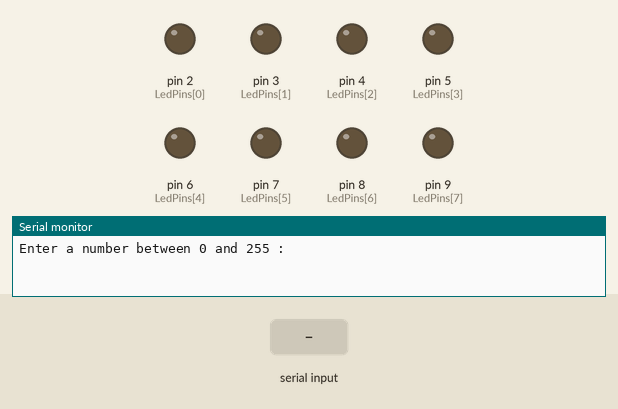
This sketch was run on a simulated Arduino Uno, built with avr-gcc and run on an emulated ATmega328P. Shown: output pins drawn as LEDs (lit = HIGH), the last lines printed to the serial monitor. The test bench sets the inputs (shaded band).

Above: at 1.2 s.
1.3 s: "1\n" received over Serial
At 6.7 s:
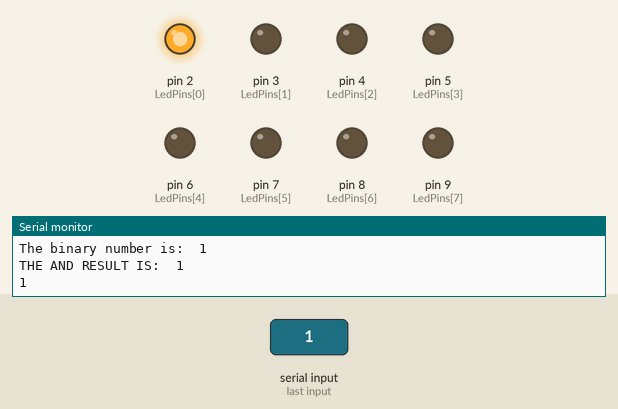
At 14.4 s:
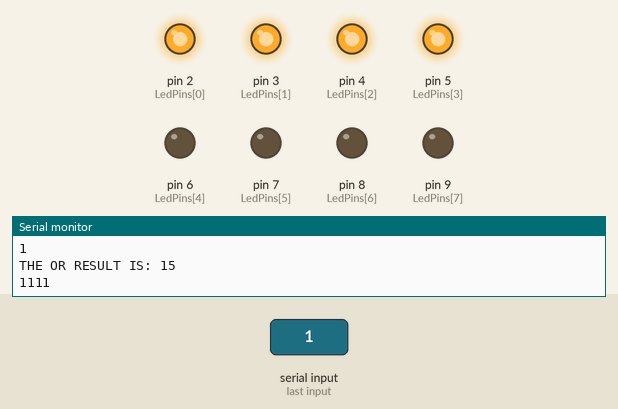
Timing chart, 0 to 21.8 s (numbered marks = the images above; inputs shaded):
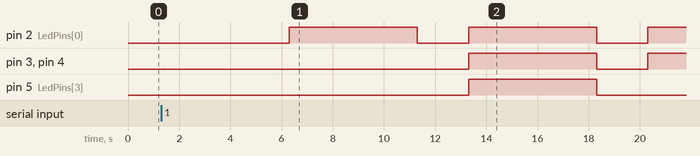

The sketch:

BINARY_OUTPUT_LEDS.ino
```cpp
const int LedPins[]={2,3,4,5,6,7,8,9};
byte led=0b00001111;

void setup() {
  // put your setup code here, to run once:
Serial.begin(9600);
int i;
for (i=0;i<=7;i++)
{
  pinMode(LedPins[i],OUTPUT);
}
Serial.println("Enter a number between 0 and 255 : ");
}

void loop() {
  // put your main code here, to run repeatedly:

if(Serial.available())
{
  int Val=Serial.parseInt();


  if (Val>255)
  {
    Serial.print("Not possible");
    Serial.print("Please try again");
    Serial.print("\n");
    Serial.println("Enter a number between 0 and 255:  ");
    return;
  }
  Serial.print("The decimal number is: ");
  Serial.println(Val);
  Serial.print("\n\n");
  Serial.print("The binary number is:  ");
  Serial.println(Val,BIN);
  Serial.print("\n\n");
  delay(5000);

  Serial.print("THE AND RESULT IS:  ");
  byte r1=(led & Val);
  Serial.println(r1);
  char c1[8];
  itoa(r1,c1,2);
  Serial.println(c1);
  int a;
  for(a==0;a<strlen(c1);a++)
  {
    if(c1[a]=='1')
    {
      digitalWrite(LedPins[a],HIGH);
    }
    else if(c1[a]=='0')
    {
      digitalWrite(LedPins[a],LOW);
    }
  }
  delay(5000);
  int b;
  for (b==0;b<=7;b++)
  {
    digitalWrite(LedPins[b],LOW);
  }
  delay(2000);
  Serial.print("\n\n");


  Serial.print("THE OR RESULT IS: ");
  byte r2=(led | Val);
  Serial.println(r2);
  char c2[8];
  itoa(r2,c2,2);
  Serial.println(c2);
  int c;
  for(c==0;c<strlen(c2);c++)
  {
    if(c2[c]=='1')
    {
      digitalWrite(LedPins[c],HIGH);
    }
    else if(c2[c]=='0')
    {
      digitalWrite(LedPins[c],LOW);
    }

  }
  delay(5000);
  int d;
  for (d==0;d<=7;d++)
  {
    digitalWrite(LedPins[d],LOW);
  }
  delay(2000);
  Serial.print("\n\n");


  Serial.print("THE XOR RESULT IS: ");
  byte r3=(led ^ Val);
  Serial.println(r3);
  char c3[8];
  itoa(r3,c3,2);
  Serial.println(c3);
  int e;
  for(e==0;e<strlen(c3);e++)
  {
    if (c3[e]=='1')
    {
      digitalWrite(LedPins[e],HIGH);
    }
    else if(c3[e]=='0')
    {
      digitalWrite(LedPins[e],LOW);
    }
  }
  delay(5000);
  int f;
  for (f==0;f<=7;f++)
  {
    digitalWrite(LedPins[f],LOW);
  }
  delay(2000);
  Serial.print("\n\n");

  Serial.print("ONE CYCLE IS FINISHED!!!");

}
}
```

Measured:
- after the input at 1.3 s, pin 2 (LedPins[0]): alternates HIGH for 5.0 s and LOW for 2.0 s, starting after 5.0 s; pin 3 (LedPins[1]), pin 4 (LedPins[2]): LOW → HIGH after 12.0 s, → LOW 5.0 s later, → HIGH 2.0 s later; pin 5 (LedPins[3]): LOW → HIGH after 12.0 s, → LOW 5.0 s later
